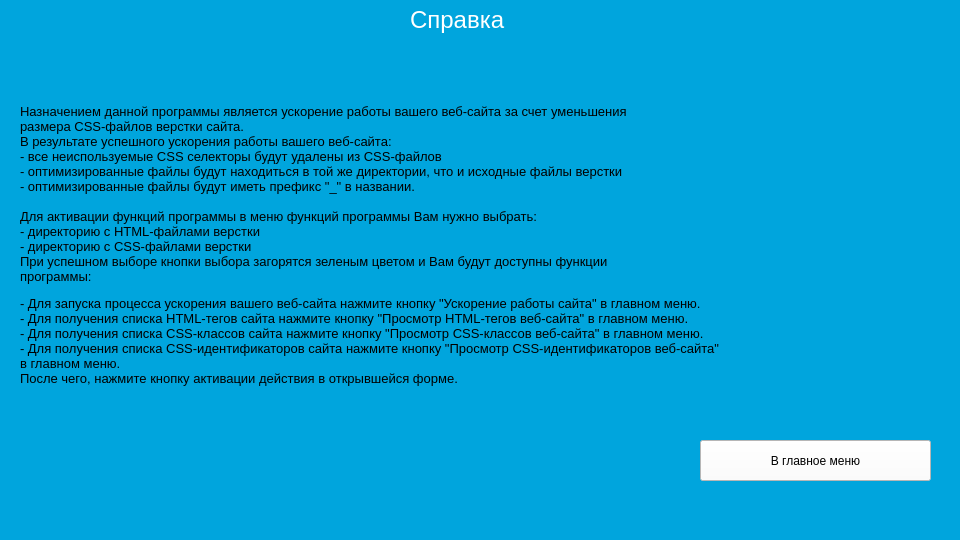
<?xml version="1.0" encoding="UTF-8"?>
<ui version="4.0">
 <class>MainWindow</class>
 <widget class="QMainWindow" name="MainWindow">
  <property name="geometry">
   <rect>
    <x>0</x>
    <y>0</y>
    <width>960</width>
    <height>540</height>
   </rect>
  </property>
  <property name="windowTitle">
   <string>MainWindow</string>
  </property>
  <property name="styleSheet">
   <string notr="true">background-color: rgb(0, 165, 221);</string>
  </property>
  <widget class="QWidget" name="centralwidget">
   <widget class="QLabel" name="label">
    <property name="geometry">
     <rect>
      <x>410</x>
      <y>0</y>
      <width>631</width>
      <height>41</height>
     </rect>
    </property>
    <property name="styleSheet">
     <string notr="true">color: rgb(255, 255, 255);</string>
    </property>
    <property name="text">
     <string>&lt;html&gt;&lt;head/&gt;&lt;body&gt;&lt;p&gt;&lt;span style=&quot; font-size:18pt;&quot;&gt;Справка&lt;/span&gt;&lt;/p&gt;&lt;/body&gt;&lt;/html&gt;</string>
    </property>
   </widget>
   <widget class="QLabel" name="label_2">
    <property name="geometry">
     <rect>
      <x>20</x>
      <y>50</y>
      <width>921</width>
      <height>391</height>
     </rect>
    </property>
    <property name="styleSheet">
     <string notr="true">background-color: rgb(0, 165, 221);
</string>
    </property>
    <property name="text">
     <string>&lt;html&gt;&lt;head/&gt;&lt;body&gt;&lt;p&gt;&lt;span style=&quot; font-size:10pt;&quot;&gt;Назначением данной программы является ускорение работы вашего веб-сайта за счет уменьшения &lt;br/&gt;размера CSS-файлов верстки сайта.&lt;br/&gt;В результате успешного ускорения работы вашего веб-сайта: &lt;br/&gt;- все неиспользуемые CSS селекторы будут удалены из CSS-файлов&lt;br/&gt;- оптимизированные файлы будут находиться в той же директории, что и исходные файлы верстки&lt;br/&gt;- оптимизированные файлы будут иметь префикс &amp;quot;_&amp;quot; в названии.&lt;br/&gt;&lt;br/&gt;Для активации функций программы в меню функций программы Вам нужно выбрать:&lt;br/&gt;- директорию с HTML-файлами верстки&lt;br/&gt;- директорию с CSS-файлами верстки&lt;br/&gt;При успешном выборе кнопки выбора загорятся зеленым цветом и Вам будут доступны функции &lt;br/&gt;программы:&lt;/span&gt;&lt;/p&gt;&lt;p&gt;&lt;span style=&quot; font-size:10pt;&quot;&gt;- Для запуска процесса ускорения вашего веб-сайта нажмите кнопку &amp;quot;Ускорение работы сайта&amp;quot; в главном меню.&lt;br/&gt;- Для получения списка HTML-тегов сайта нажмите кнопку &amp;quot;Просмотр HTML-тегов веб-сайта&amp;quot; в главном меню.&lt;br/&gt;- Для получения списка CSS-классов сайта нажмите кнопку &amp;quot;Просмотр CSS-классов веб-сайта&amp;quot; в главном меню.&lt;br/&gt;- Для получения списка CSS-идентификаторов сайта нажмите кнопку &amp;quot;Просмотр CSS-идентификаторов веб-сайта&amp;quot; &lt;br/&gt;в главном меню.&lt;br/&gt;После чего, нажмите кнопку активации действия в открывшейся форме.&lt;/span&gt;&lt;/p&gt;&lt;/body&gt;&lt;/html&gt;</string>
    </property>
   </widget>
   <widget class="QPushButton" name="pushButton">
    <property name="geometry">
     <rect>
      <x>700</x>
      <y>440</y>
      <width>231</width>
      <height>41</height>
     </rect>
    </property>
    <property name="styleSheet">
     <string notr="true">background-color: rgb(255, 255, 255);
font: 10pt &quot;MS Shell Dlg 2&quot;;
color: rgb(0, 0, 0);</string>
    </property>
    <property name="text">
     <string>В главное меню</string>
    </property>
    <property name="iconSize">
     <size>
      <width>40</width>
      <height>40</height>
     </size>
    </property>
   </widget>
  </widget>
  <widget class="QMenuBar" name="menubar">
   <property name="geometry">
    <rect>
     <x>0</x>
     <y>0</y>
     <width>960</width>
     <height>26</height>
    </rect>
   </property>
  </widget>
  <widget class="QStatusBar" name="statusbar"/>
 </widget>
 <resources/>
 <connections/>
</ui>
